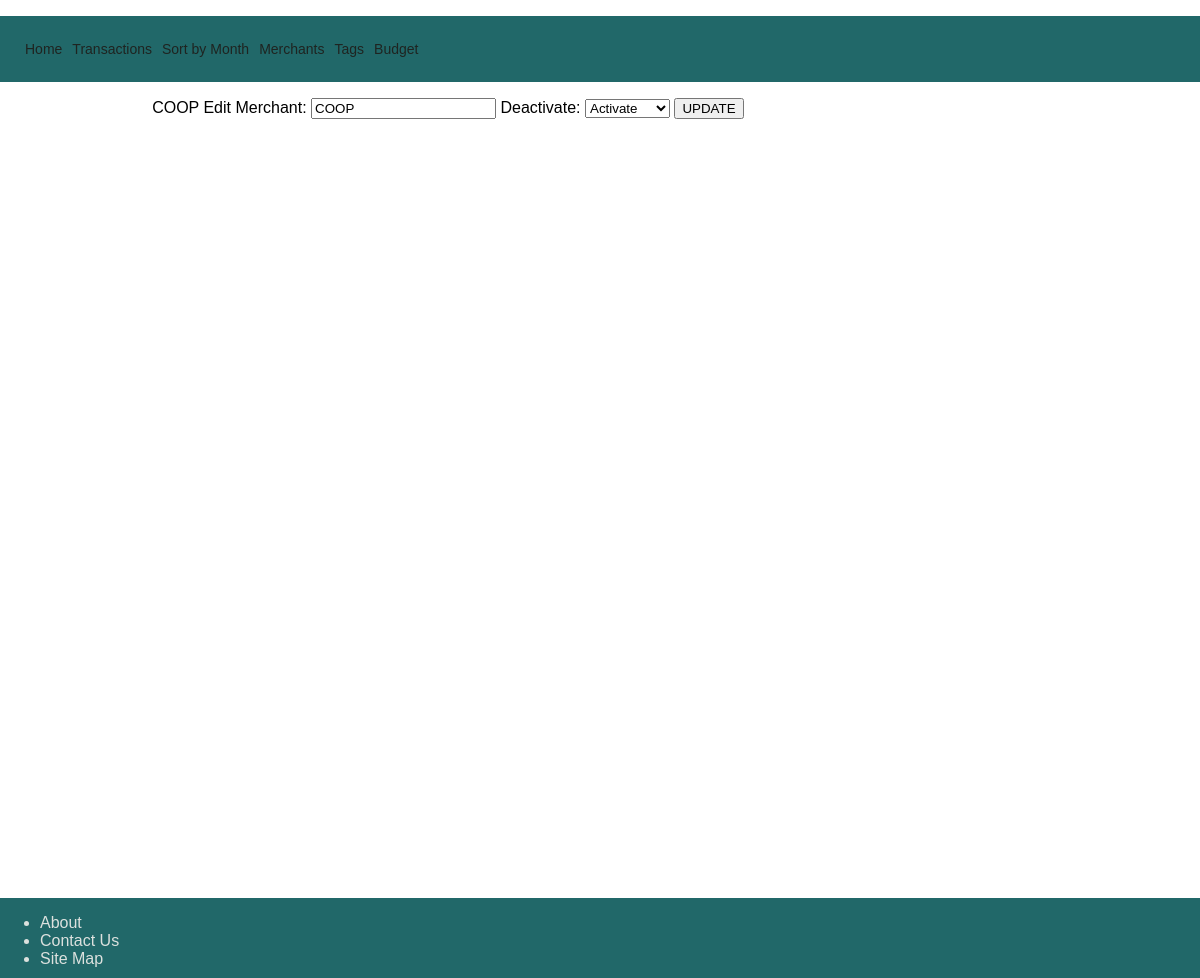
/merchants/6/edit, run on an earlier commit of the app's database.
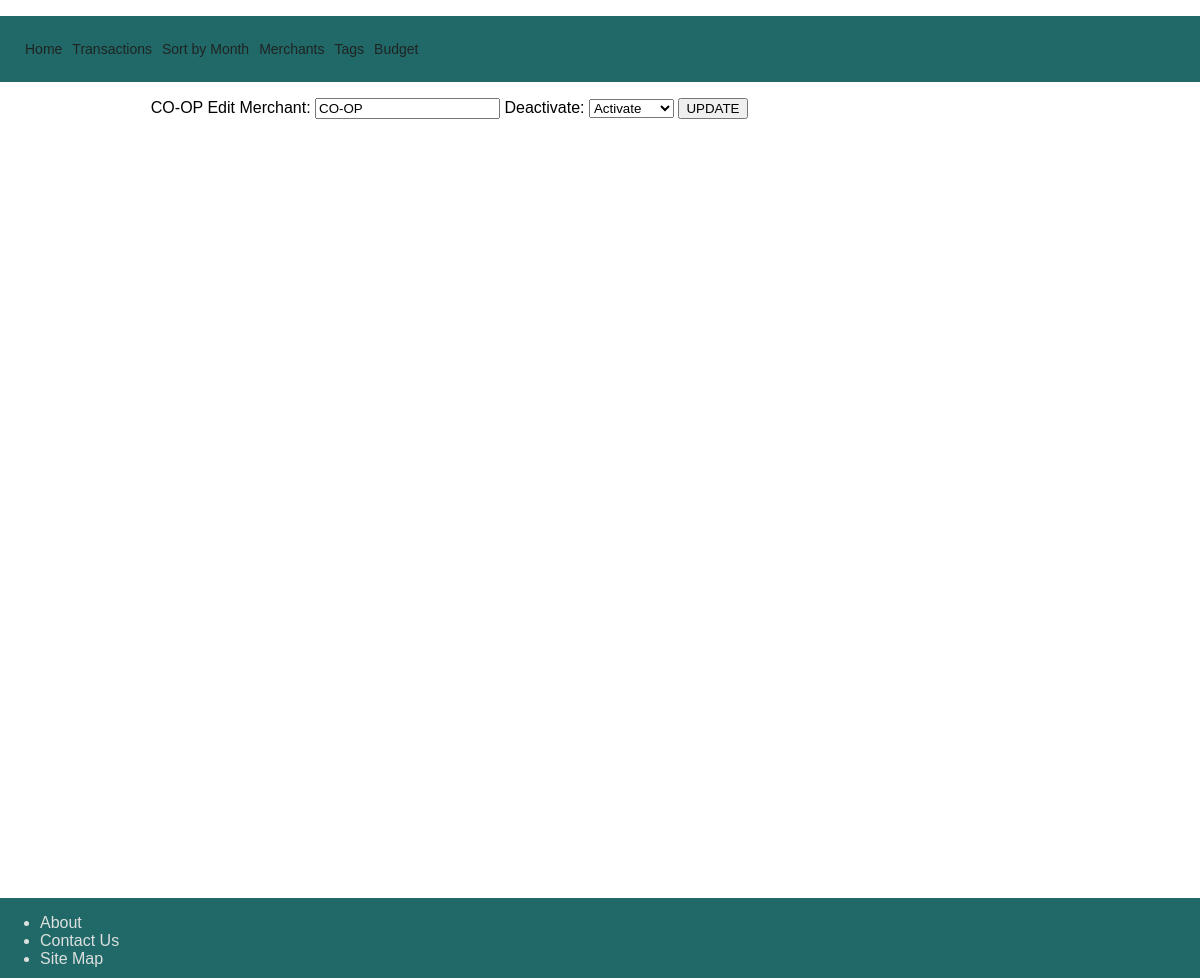
And on a later commit of the database.
### tables this page shows
CREATE TABLE merchants(
    id INTEGER PRIMARY KEY AUTOINCREMENT,
    name VARCHAR,
    active BOOLEAN
    -- logo of merchant
);

### controllers/merchant_controller.py (the view)
@merchant_blueprint.route("/merchants/<id>/edit", methods=["GET"])
def edit_merchant(id):
    merchant = merchant_repository.select(id)
    return render_template("merchants/edit.html", merchant=merchant)

### db/run_sql.py (called while the page is built)
def get_db():
    path = os.path.dirname(os.path.abspath(__file__))
    db = os.path.join(path, "spending_manager.db")
    conn = sqlite3.connect(db)
    conn.execute("PRAGMA foreign_keys = 1")
    conn.row_factory = sqlite3.Row
    return conn

def run_sql(sql, values=[]):
    db = get_db()
    cursor = db.cursor()
    cursor.execute(sql, values)
    results = cursor.fetchall()
    db.commit()
    db.close()
    return results

### repositories/merchant_repository.py (called while the page is built)
def select(id):
    tag = None
    sql = "SELECT * FROM merchants WHERE id = ?"
    values = [id]
    result = run_sql(sql, values)[0]
    if result is not None:
        merchant = Merchant(result["name"], bool(result["active"]), result["id"])
    return merchant

### templates/merchants/edit.html (shortened to what this page needs)
{% extends "base.html" %}
{% block content %}
<aside class="middle">
    <form action="/merchants/{{merchant.id}}" method="POST">
        {{merchant.name}}
        <label for="merchant">Edit Merchant:</label>
        <input type="text" id="merchant" name="merchant" placeholder="Name" value="{{merchant.name}}" autofocus>
        <label for="active">Deactivate:</label>
        <select name="active" id="active">
            <option value="1">Activate</option>
        </select>
        <input class="btn btn--action" type='submit' value="UPDATE">
    </form>
</aside>
{% endblock %}

What changed in the data, as far as the page shows it:
changed merchants: name "COOP" → "CO-OP"; merchant "COOP" → "CO-OP"
